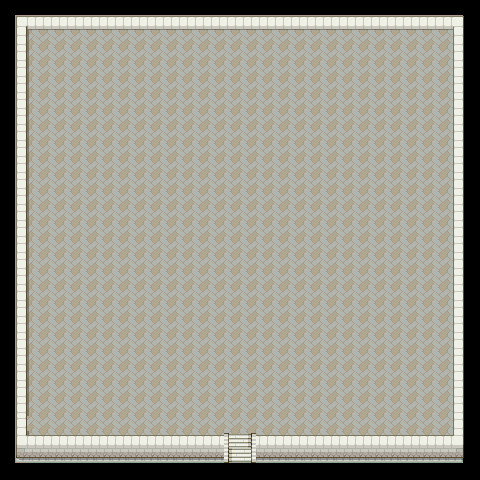

The image is a tile-based game level rendered from a .tmx file. Its description and complete source (layers, tilesets, objects, tile grids) follow:
An orthogonal 15x15 tile map with 32x32 px tiles, 3 tile layers (Floor, Doors, Walls), 2 tilesets.

<map version="1.10" tiledversion="1.11.0" orientation="orthogonal" renderorder="right-down" width="15" height="15" tilewidth="32" tileheight="32" infinite="0" nextlayerid="4" nextobjectid="1">
 <tileset firstgid="1" name="poke2" tilewidth="32" tileheight="32" tilecount="504" columns="8">
  <image source="../tilesets/poke32/poke2.png" width="256" height="2016" />
 </tileset>
 <tileset firstgid="505" name="poke4" tilewidth="32" tileheight="32" tilecount="504" columns="8">
  <image source="../tilesets/poke32/poke4.png" width="256" height="2016" />
 </tileset>
 <layer id="1" name="Floor" width="15" height="15">
  <data encoding="csv">
244,245,245,245,245,245,245,245,245,245,245,245,245,245,246,
252,253,253,253,253,253,253,253,253,253,253,253,253,253,254,
252,253,253,253,253,253,253,253,253,253,253,253,253,253,254,
252,253,253,253,253,253,253,253,253,253,253,253,253,253,254,
252,253,253,253,253,253,253,253,253,253,253,253,253,253,254,
252,253,253,253,253,253,253,253,253,253,253,253,253,253,254,
252,253,253,253,253,253,253,253,253,253,253,253,253,253,254,
252,253,253,253,253,253,253,253,253,253,253,253,253,253,254,
252,253,253,253,253,253,253,253,253,253,253,253,253,253,254,
252,253,253,253,253,253,253,253,253,253,253,253,253,253,254,
252,253,253,253,253,253,253,253,253,253,253,253,253,253,254,
252,253,253,253,253,253,253,253,253,253,253,253,253,253,254,
252,253,253,253,253,253,253,253,253,253,253,253,253,253,254,
252,253,253,253,253,253,253,253,253,253,253,253,253,253,254,
260,261,261,261,261,261,261,261,261,261,261,261,261,261,262
</data>
 </layer>
 <layer id="3" name="Doors" width="15" height="15">
  <data encoding="csv">
0,0,0,0,0,0,0,0,0,0,0,0,0,0,0,
0,0,0,0,0,0,0,0,0,0,0,0,0,0,0,
0,0,0,0,0,0,0,0,0,0,0,0,0,0,0,
0,0,0,0,0,0,0,0,0,0,0,0,0,0,0,
0,0,0,0,0,0,0,0,0,0,0,0,0,0,0,
0,0,0,0,0,0,0,0,0,0,0,0,0,0,0,
0,0,0,0,0,0,0,0,0,0,0,0,0,0,0,
0,0,0,0,0,0,0,0,0,0,0,0,0,0,0,
0,0,0,0,0,0,0,0,0,0,0,0,0,0,0,
0,0,0,0,0,0,0,0,0,0,0,0,0,0,0,
0,0,0,0,0,0,0,0,0,0,0,0,0,0,0,
0,0,0,0,0,0,0,0,0,0,0,0,0,0,0,
0,0,0,0,0,0,0,0,0,0,0,0,0,0,0,
0,0,0,0,0,0,0,3221226162,0,0,0,0,0,0,0,
0,0,0,0,0,0,0,690,0,0,0,0,0,0,0
</data>
 </layer>
 <layer id="2" name="Walls" width="15" height="15">
  <data encoding="csv">
705,706,706,706,706,706,706,706,706,706,706,706,706,706,707,
713,0,0,0,0,0,0,0,0,0,0,0,0,0,715,
713,0,0,0,0,0,0,0,0,0,0,0,0,0,715,
713,0,0,0,0,0,0,0,0,0,0,0,0,0,715,
713,0,0,0,0,0,0,0,0,0,0,0,0,0,715,
713,0,0,0,0,0,0,0,0,0,0,0,0,0,715,
713,0,0,0,0,0,0,0,0,0,0,0,0,0,715,
713,0,0,0,0,0,0,0,0,0,0,0,0,0,715,
713,0,0,0,0,0,0,0,0,0,0,0,0,0,715,
713,0,0,0,0,0,0,0,0,0,0,0,0,0,715,
713,0,0,0,0,0,0,0,0,0,0,0,0,0,715,
713,0,0,0,0,0,0,0,0,0,0,0,0,0,715,
713,0,0,0,0,0,0,0,0,0,0,0,0,0,715,
729,730,730,730,730,730,730,0,730,730,730,730,730,730,731,
745,746,746,746,746,746,746,0,746,746,746,746,746,746,747
</data>
 </layer>
</map>
